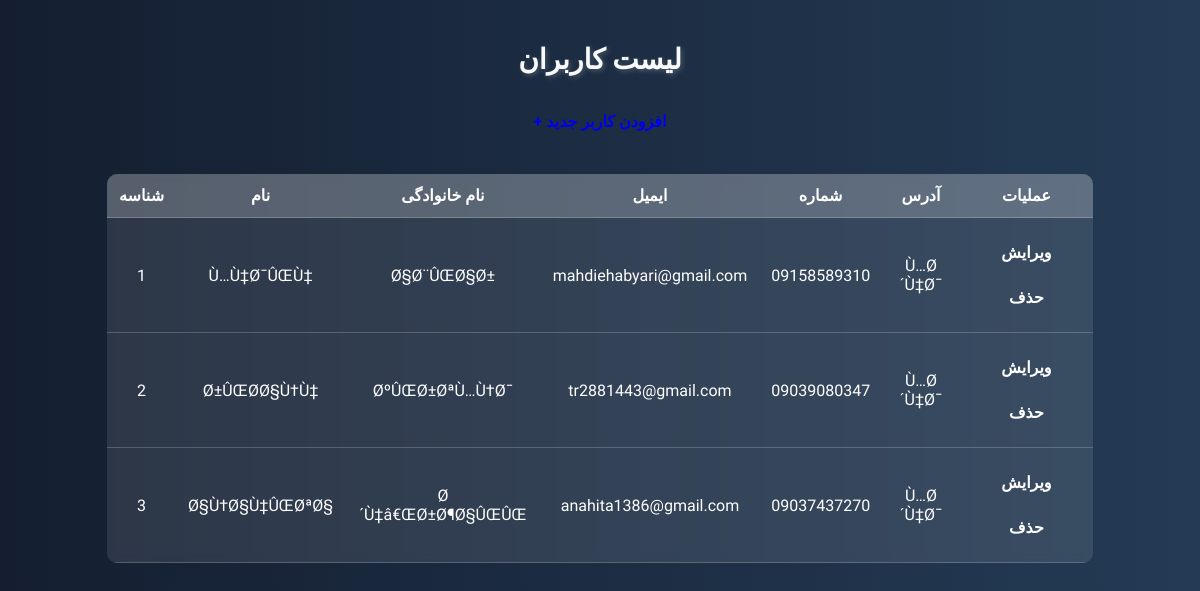
The page / on the database its author committed.
### tables this page shows
CREATE TABLE `users` (
  `id` int(11) NOT NULL,
  `first_name` varchar(50) DEFAULT NULL,
  `last_name` varchar(50) DEFAULT NULL,
  `email` varchar(100) DEFAULT NULL,
  `phone` varchar(20) DEFAULT NULL,
  `address` varchar(255) DEFAULT NULL
);

### index.php (the view, shortened to what this page needs)
<?php
include 'db.php';
$sql = "SELECT * FROM users";
$result = mysqli_query($conn, $sql);
?>
<!DOCTYPE html>
<html lang="fa">
<head>
    <link rel="stylesheet" href="style.css">
</head>
<body>
    <h2>لیست کاربران</h2>
    <a href="insert.php">+ افزودن کاربر جدید</a>
    <table>
        <tr>
            <th>شناسه</th>
            <th>نام</th>
            <th>نام خانوادگی</th>
            <th>ایمیل</th>
            <th>شماره</th>
            <th>آدرس</th>
            <th>عملیات</th>
        </tr>
        <?php
        while ($row = mysqli_fetch_array($result)) { ?>
            <tr>
                <td><?php echo $row[0]; ?></td>
                <td><?php echo $row[1]; ?></td>
                <td><?php echo $row[2]; ?></td>
                <td><?php echo $row[3]; ?></td>
                <td><?php echo $row[4]; ?></td>
                <td><?php echo $row[5]; ?></td>
                <td>
                    <a >ویرایش</a>
                    <a>حذف</a>
                </td>
            </tr>
        <?php } ?>
    </table>
</body>
</html>

### style.css (style rules this page uses)
body { font-family: 'Vazirmatn', Arial, sans-serif; background: linear-gradient(to right, #141E30, #243B55); color: white; text-align: center; margin: 0; padding: 20px; }
h2 { color: #f8f9fa; font-size: 28px; text-shadow: 2px 2px 5px rgba(255, 255, 255, 0.2); }
table { width: 85%; margin: 30px auto; border-collapse: collapse; border-radius: 10px; overflow: hidden; background: rgba(255, 255, 255, 0.1); backdrop-filter: blur(5px); color: white; }
th, td { padding: 12px; border-bottom: 1px solid rgba(255, 255, 255, 0.2); text-align: center; }
th { background: rgba(255, 255, 255, 0.2); font-size: 16px; text-transform: uppercase; }
a { text-decoration: none; padding: 8px 12px; margin: 5px; font-weight: bold; border-radius: 8px; display: inline-block; transition: 0.3s; }

### rows shown on the page
users: id "1", first_name "Ù…Ù‡Ø¯ÛŒÙ‡", last_name "Ø§Ø¨ÛŒØ§Ø±", email "mahdiehabyari@gmail.com", phone "09158589310", address "Ù…Ø´Ù‡Ø¯"
users: id "2", first_name "Ø±ÛŒØ­Ø§Ù†Ù‡", last_name "ØºÛŒØ±ØªÙ…Ù†Ø¯", email "tr2881443@gmail.com", phone "09039080347", address "Ù…Ø´Ù‡Ø¯"
users: id "3", first_name "Ø§Ù†Ø§Ù‡ÛŒØªØ§", last_name "Ø´Ù‡â€ŒØ±Ø¶Ø§ÛŒÛŒ", email "anahita1386@gmail.com", phone "09037437270", address "Ù…Ø´Ù‡Ø¯"
